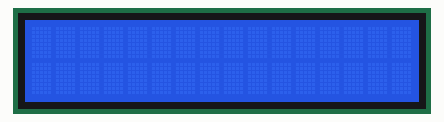
Recording of a sketch running on a simulated Arduino Uno, built with avr-gcc and run on an emulated ATmega328P. Parts: 16×2 character LCD.

Above: at 0.1 s.
At 1.1 s:
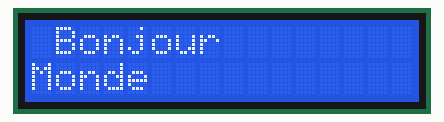

Measured:
- what the display in image 1 shows lasts 1.0 s, from 1.1 s to 2.1 s

The sketch:

lcd_exo.ino
```cpp
#include <Adafruit_LiquidCrystal.h>

#include "Wire.h"
#include "LiquidCrystal_I2C.h"

LiquidCrystal_I2C LCD(0x27,16,2); // définit le type d'écran lcd 16 x 2


void setup() {
   LCD.init(); // initialisation de l'afficheur
   LCD.backlight();

   LCD.setCursor(1, 0);
   LCD.print("Bonjour");

   LCD.setCursor(0, 1);
   LCD.print("Monde");
}

void loop() {
   LCD.noDisplay();
   delay(1000);
   LCD.display();
   delay(1000);
}
```
